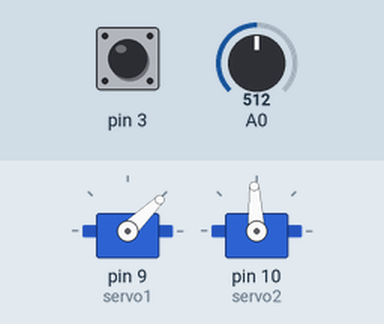
Recording of a sketch running on a simulated Arduino Uno, built with avr-gcc and run on an emulated ATmega328P. Parts: 2 × servo. The test bench sets the inputs (shaded band); at power-on: pin 3 HIGH, A0 = 512.

Above: at 1.2 s.
1.3 s: pin 3 pulled LOW for 1 s
At 3.5 s:
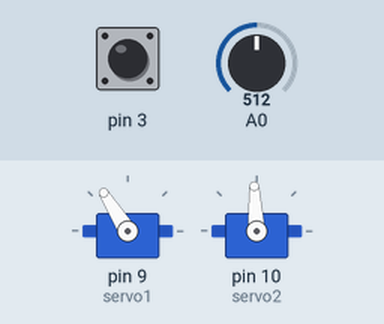
4.3 s: A0 set to 716
At 4.7 s:
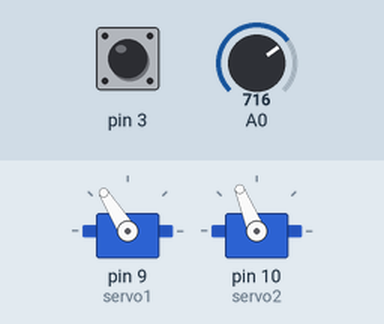
5.8 s: pin 3 pulled LOW for 0.15 s
At 6.4 s:
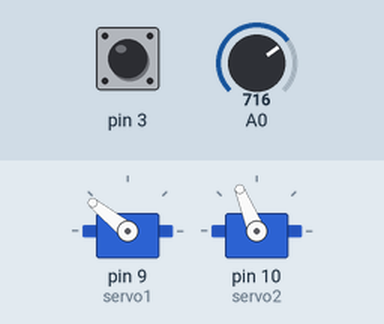
7.4 s: A0 set to 900
At 8.2 s:
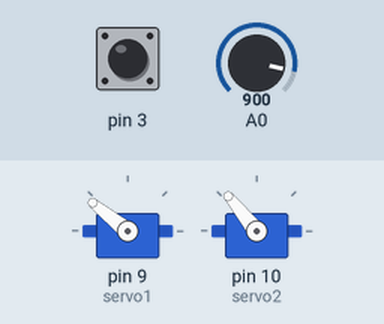
8.9 s: pin 3 pulled LOW for 0.15 s
At 10.0 s:
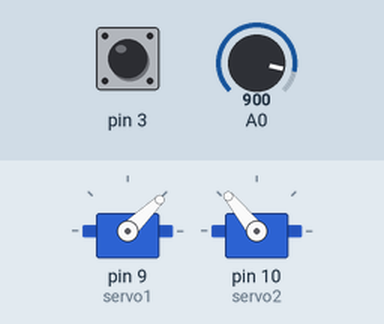
10.5 s: A0 set to 1023
At 11.7 s:
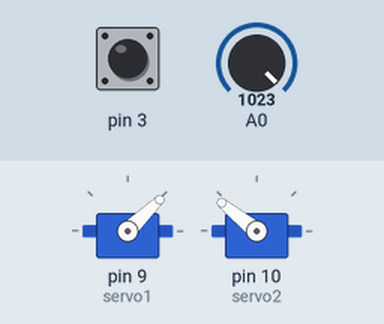
Timing chart, 0 to 13.0 s (numbered marks = the images above; inputs shaded):
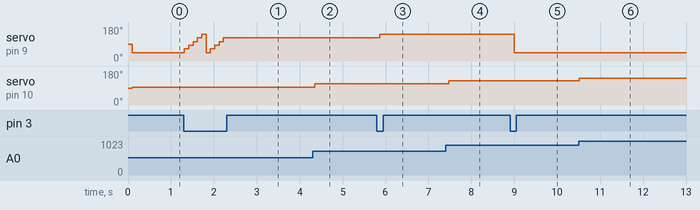

Measured:
- after the input at 1.3 s, servo on pin 9 (servo1): 44° → 64° at once, → 83° 0.10 s later, → 102° 0.10 s later, → 122° 0.10 s later, … (10 changes in this stretch)
- after the input at 4.3 s, servo on pin 10 (servo2): 93° → 112° after 0.05 s
- after the input at 5.8 s, servo on pin 9 (servo1): 122° → 141° after 0.06 s
- after the input at 7.4 s, servo on pin 10 (servo2): 112° → 129° after 0.08 s
- after the input at 8.9 s, servo on pin 9 (servo1): 141° → 44° after 0.09 s
- after the input at 10.5 s, servo on pin 10 (servo2): 129° → 141° at once

The sketch:

UnoServoTest.ino
```cpp
#include "Servo.h"

bool sweep = false;

Servo servo1;
Servo servo2;

uint32_t prev;
uint16_t motor;

void setup() {
  Serial.begin(115200);
  servo1.attach(9);
  servo2.attach(10);
  motor = 1000;
  pinMode(3, INPUT_PULLUP);
}

void loop() {

  if (sweep){
    // Go through each motor
    uint16_t motor,pwm;
    for (motor=1000; motor < 2001; motor+=200){
      servo1.writeMicroseconds(motor);
      // cycle through pwm values
      for (pwm=1500; pwm<1900; pwm++){
        servo2.writeMicroseconds(pwm);
        delay(1);
      }
      for (pwm=1900; pwm>1100; pwm--){
        servo2.writeMicroseconds(pwm);
        delay(2);
      }
      for (pwm=1000; pwm<1500; pwm++){
        servo2.writeMicroseconds(pwm);
        delay(2);
      }
    }
  } else{
    uint32_t now = millis();
    if (now - prev > 100){
      // get inputs from pot and buttons
      if (!digitalRead(3)){
        motor += 200;
        if (motor > 2000){
          motor = 1000;
        }
      }
      prev = now;
      uint16_t ain = analogRead(A0);
      uint16_t pwm = map(ain, 0, 1024, 1000, 2000);
      servo1.writeMicroseconds(motor);
      servo2.writeMicroseconds(pwm);
    }

  }
}
```
